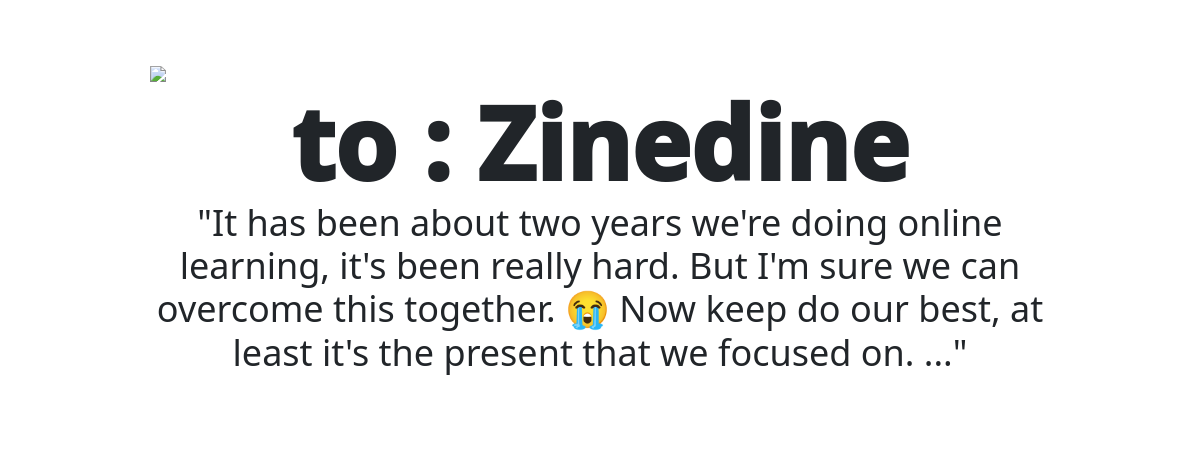
The page /php/messages.php?id=1 on the database its author committed.
### tables this page shows
CREATE TABLE `story` (
  `story_id` int(11) NOT NULL,
  `from_who` varchar(15) NOT NULL,
  `messages` varchar(1200) NOT NULL
);

### controller/story.php (called while the page is built, shortened)
<?php
class Story{
    protected $model = '';
    public function __construct($model)
    {
        $this->model = $model;
    }
    public function detail($id)
    {
        $story = $this->model->getstoryById($id);
        require '../view/detail.php';
    }
}

### model/messageModel.php (called while the page is built, shortened)
<?php
class messageModel{
    protected $db;
    public function __construct($database)
    {
        $this->db = $database;
    }
    public function getstoryById($id)
    {
        $link = $this->db->openDbConnection();
        $query = 'SELECT * FROM story WHERE  story_id=:id';
        $result = $link->prepare($query);
        $result->bindValue(':id', $id, PDO::PARAM_INT);
        $result->execute();
        $story = array();
        while ($row = $result->fetch(PDO::FETCH_ASSOC)) {
            $story[] = $row;
        }
        $this->db->closeDbConnection($link);
		return $story;
    }
}

### view/detail.php (the view)
<body>
    <?php foreach($story as $row): ?>
    <form class="form">
        <h1>to : <?=$row['from_who'] ?> </h1>
        <h3>"<?=$row['messages'] ?>..."</h3>
    <?php endforeach ?>
    </body>

### assets/css/home.css (style rules this page uses)
* { font-family: 'segoe ui'; }
.form h1 { text-align: center; margin-bottom: -1px; font-weight: 1000; font-size: 100px; }
.form h3 { text-align: center; margin-bottom: 30px; font-weight: 500; font-size: 36px; }

### php/messages.php (style rules this page uses)
Body { background: url(https://assets.hongkiat.com/uploads/minimalist-dekstop-wallpapers/4k/original/10.jpg); background-size: cover; }

### rows shown on the page
story: from_who "Zinedine", messages "It has been about two years we're doing online learning, it's been really hard. But I'm sure we can overcome this together. 😭 Now keep do our best, at least it's the present that we focused on."
